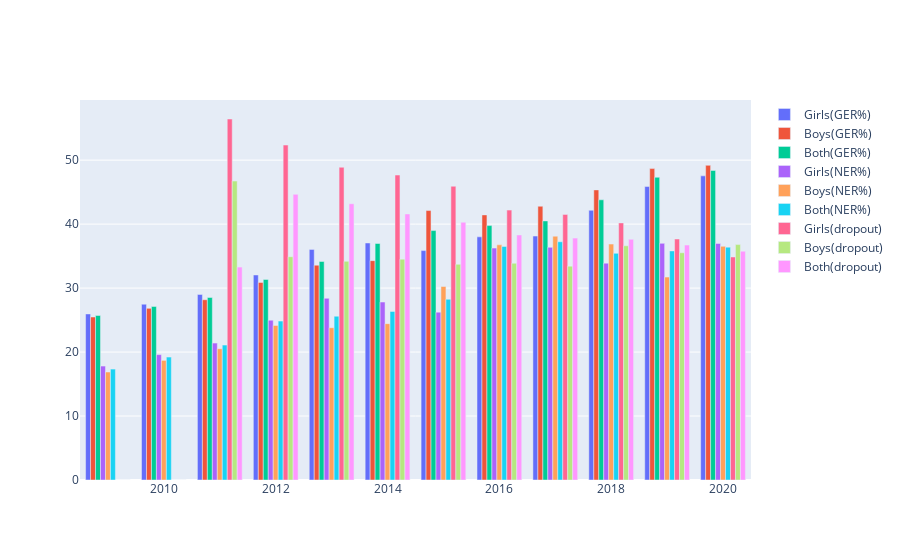

Notebook cell for this chart:
### Code cell
import plotly.graph_objects as go


fig = go.Figure(data=[
    go.Bar(name='Girls(GER%)', x=df4['Year'], y=df4['Girls(GER%)']),
    go.Bar(name='Boys(GER%)', x=df4['Year'], y=df4['Boys(GER%)']),
    go.Bar(name='Both(GER%)', x=df4['Year'], y=df4['Both(GER%)']),
    go.Bar(name='Girls(NER%)', x=df4['Year'], y=df4['Girls(NER%)']),
    go.Bar(name='Boys(NER%)', x=df4['Year'], y=df4['Boys(NER%)']),
    go.Bar(name='Both(NER%)', x=df4['Year'], y=df4['Both(NER%)']),
    go.Bar(name='Girls(dropout)', x=df4['Year'], y=df4['Girls(dropout)']),
    go.Bar(name='Boys(dropout)', x=df4['Year'], y=df4['Boys(dropout)']),
    go.Bar(name='Both(dropout)', x=df4['Year'], y=df4['Both(dropout)']),
    
])
# Change the bar mode
fig.update_layout(barmode='group')
fig.show()

### Figure 1 — Plotly figure (JSON) as saved in the notebook; plotly's stock layout.template omitted (floating-point values rounded to 4 significant figures)
{"data": [{"name": "Girls(GER%)", "type": "bar", "x": [2009, 2010, 2011, 2012, 2013, 2014, 2015, 2016, 2017, 2018, 2019, 2020], "y": [25.96, 27.48, 29.01, 32.05, 36.05, 37.05, 35.86, 38.01, 38.13, 42.16, 45.87, 47.54]}, {"name": "Boys(GER%)", "type": "bar", "x": [2009, 2010, 2011, 2012, 2013, 2014, 2015, 2016, 2017, 2018, 2019, 2020], "y": [25.48, 26.83, 28.18, 30.88, 33.58, 34.29, 42.12, 41.44, 42.79, 45.35, 48.68, 49.19]}, {"name": "Both(GER%)", "type": "bar", "x": [2009, 2010, 2011, 2012, 2013, 2014, 2015, 2016, 2017, 2018, 2019, 2020], "y": [25.72, 27.13, 28.53, 31.35, 34.16, 36.97, 38.99, 39.77, 40.5, 43.8, 47.32, 48.39]}, {"name": "Girls(NER%)", "type": "bar", "x": [2009, 2010, 2011, 2012, 2013, 2014, 2015, 2016, 2017, 2018, 2019, 2020], "y": [17.81, 19.6, 21.4, 24.98, 28.4, 27.82, 26.24, 36.25, 36.37, 33.9, 36.99, 36.97]}, {"name": "Boys(NER%)", "type": "bar", "x": [2009, 2010, 2011, 2012, 2013, 2014, 2015, 2016, 2017, 2018, 2019, 2020], "y": [16.88, 18.7, 20.52, 24.16, 23.8, 24.44, 30.25, 36.76, 38.11, 36.88, 31.72, 36.53]}, {"name": "Both(NER%)", "type": "bar", "x": [2009, 2010, 2011, 2012, 2013, 2014, 2015, 2016, 2017, 2018, 2019, 2020], "y": [17.34, 19.22, 21.09, 24.84, 25.6, 26.35, 28.25, 36.51, 37.24, 35.43, 35.81, 36.4]}, {"name": "Girls(dropout)", "type": "bar", "x": [2009, 2010, 2011, 2012, 2013, 2014, 2015, 2016, 2017, 2018, 2019, 2020], "y": [0, 0, 56.43, 52.36, 48.89, 47.67, 45.92, 42.19, 41.52, 40.19, 37.67, 34.86]}, {"name": "Boys(dropout)", "type": "bar", "x": [2009, 2010, 2011, 2012, 2013, 2014, 2015, 2016, 2017, 2018, 2019, 2020], "y": [0, 0, 46.73, 34.9, 34.18, 34.52, 33.72, 33.88, 33.43, 36.61, 35.52, 36.8]}, {"name": "Both(dropout)", "type": "bar", "x": [2009, 2010, 2011, 2012, 2013, 2014, 2015, 2016, 2017, 2018, 2019, 2020], "y": [0, 0, 33.28, 44.65, 43.18, 41.59, 40.29, 38.3, 37.81, 37.62, 36.73, 35.76]}], "layout": {"barmode": "group"}}
